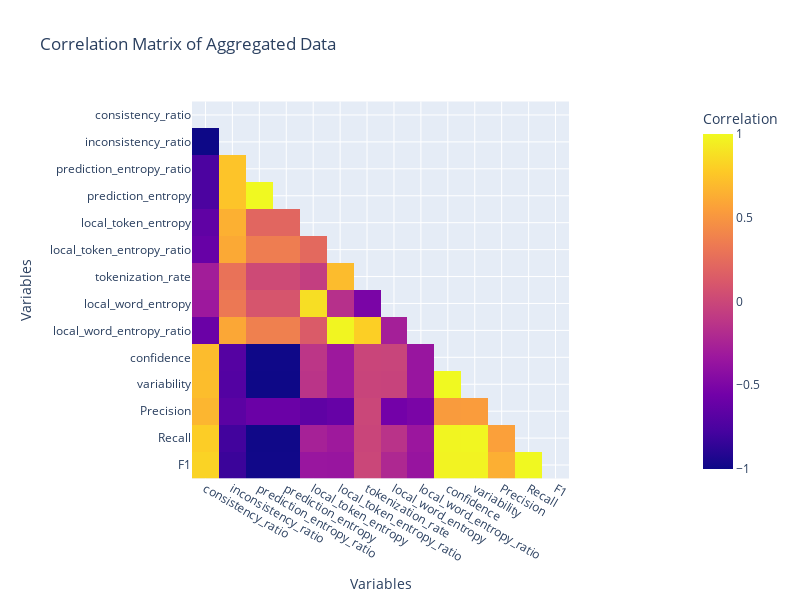

Source (notebook cell):
### Code cell
correlation_fig

### Figure 1 — Plotly figure (JSON) as saved in the notebook; plotly's stock layout.template omitted (floating-point values rounded to 4 significant figures; data arrays with more than 128 entries replaced by an {"elided": "..."} marker saying what was removed)
{"data": [{"coloraxis": "coloraxis", "hovertemplate": "Variables: %{x}<br>Variables: %{y}<br>Correlation: %{z}<extra></extra>", "name": "0", "type": "heatmap", "x": ["consistency_ratio", "inconsistency_ratio", "prediction_entropy_ratio", "prediction_entropy", "local_token_entropy", "local_token_entropy_ratio", "tokenization_rate", "local_word_entropy", "local_word_entropy_ratio", "confidence", "variability", "Precision", "Recall", "F1"], "xaxis": "x", "y": ["consistency_ratio", "inconsistency_ratio", "prediction_entropy_ratio", "prediction_entropy", "local_token_entropy", "local_token_entropy_ratio", "tokenization_rate", "local_word_entropy", "local_word_entropy_ratio", "confidence", "variability", "Precision", "Recall", "F1"], "yaxis": "y", "z": {"elided": "14x14 float values"}}], "layout": {"coloraxis": {"colorbar": {"title": {"text": "Correlation"}}, "colorscale": [[0, "#0d0887"], [0.1111, "#46039f"], [0.2222, "#7201a8"], [0.3333, "#9c179e"], [0.4444, "#bd3786"], [0.5556, "#d8576b"], [0.6667, "#ed7953"], [0.7778, "#fb9f3a"], [0.8889, "#fdca26"], [1, "#f0f921"]]}, "height": 600, "title": {"text": "Correlation Matrix of Aggregated Data"}, "width": 800, "xaxis": {"anchor": "y", "constrain": "domain", "domain": [0, 1], "scaleanchor": "y", "title": {"text": "Variables"}}, "yaxis": {"anchor": "x", "autorange": "reversed", "constrain": "domain", "domain": [0, 1], "title": {"text": "Variables"}}}}
